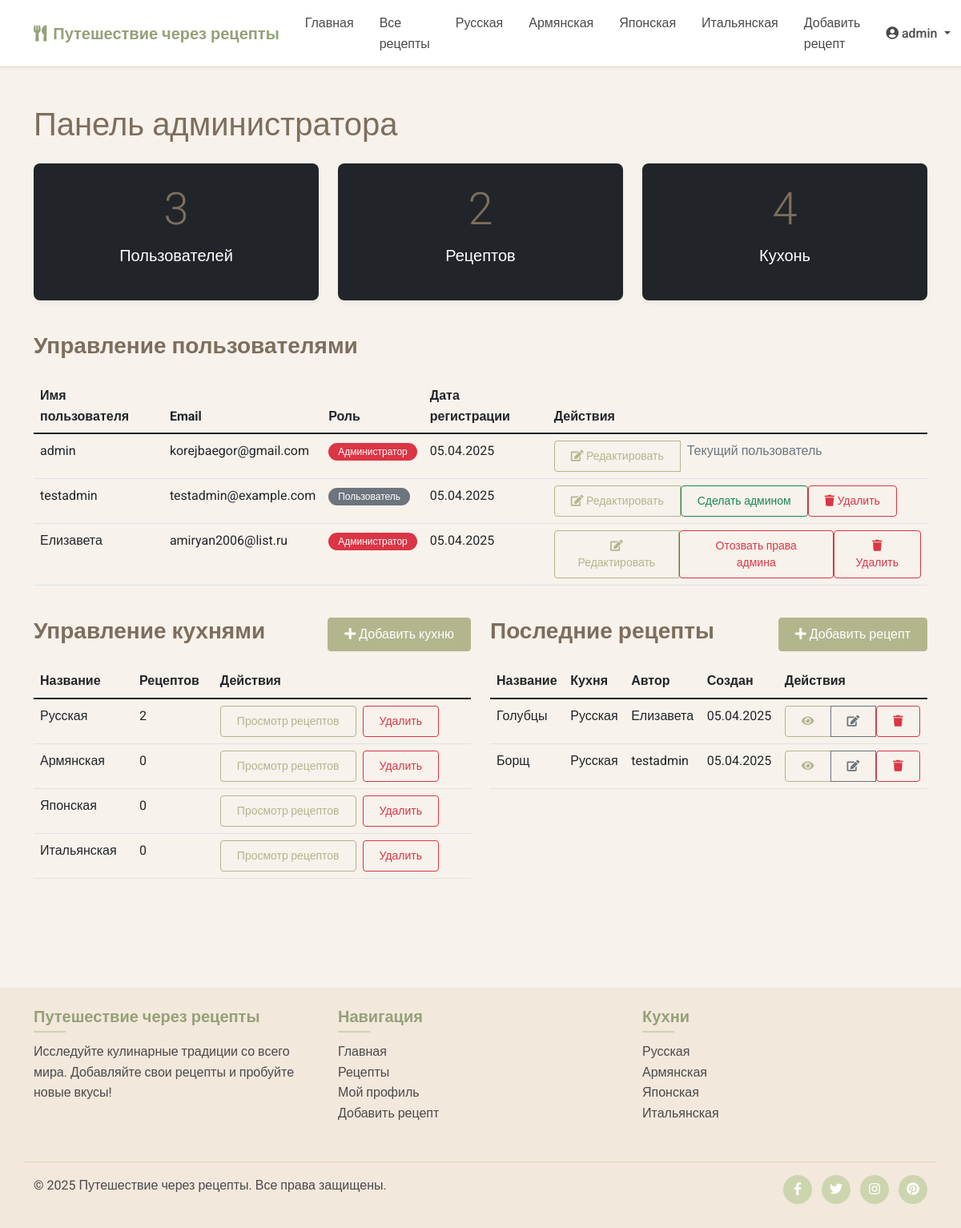
Page /admin (signed in) on the earlier database version.
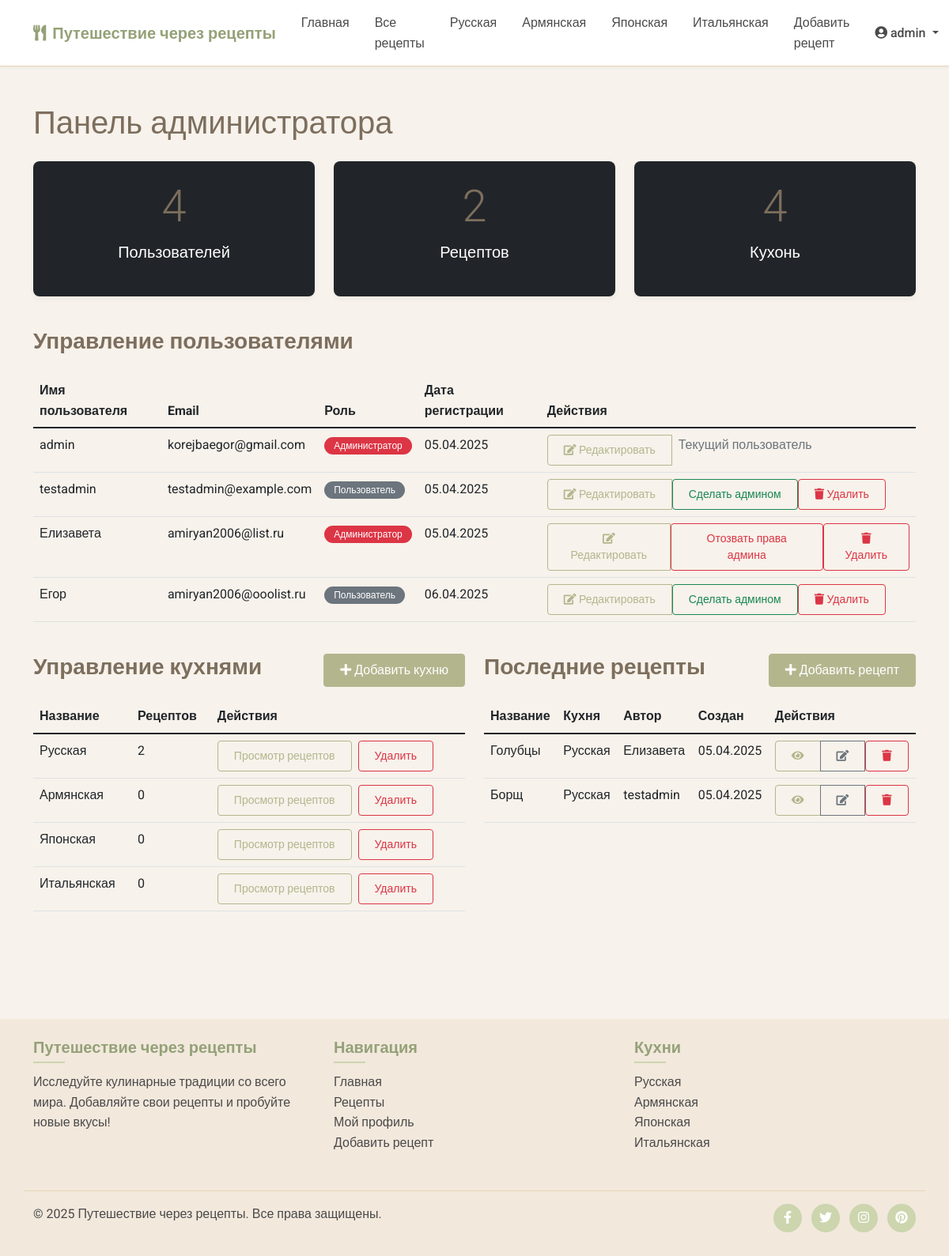
Same page on the later database version.
### models.py (models this page shows, shortened)
class Cuisine(db.Model):
    id = db.Column(db.Integer, primary_key=True)
    name = db.Column(db.String(64), unique=True, nullable=False)
    description = db.Column(db.Text)
    recipes = db.relationship('Recipe', backref='cuisine', lazy='dynamic')

class User(UserMixin, db.Model):
    id = db.Column(db.Integer, primary_key=True)
    username = db.Column(db.String(64), unique=True, nullable=False)
    email = db.Column(db.String(120), unique=True, nullable=False)
    password_hash = db.Column(db.String(256), nullable=False)
    is_admin = db.Column(db.Boolean, default=False)
    date_joined = db.Column(db.DateTime, default=datetime.utcnow)
    avatar = db.Column(db.String(256), default='default_avatar.png')  # URL или путь к аватарке пользователя
    bio = db.Column(db.Text, nullable=True)  # Биография пользователя
    recipes = db.relationship('Recipe', backref='author', lazy='dynamic', cascade='all, delete-orphan')
    favorites = db.relationship('Favorite', backref='user', lazy='dynamic', cascade='all, delete-orphan')
    comments = db.relationship('Comment', backref='author', lazy='dynamic', cascade='all, delete-orphan')
    ratings = db.relationship('Rating', backref='user', lazy='dynamic', cascade='all, delete-orphan')

class Recipe(db.Model):
    id = db.Column(db.Integer, primary_key=True)
    title = db.Column(db.String(128), nullable=False)
    description = db.Column(db.Text)
    ingredients = db.Column(db.Text, nullable=False)
    instructions = db.Column(db.Text, nullable=False)
    prep_time = db.Column(db.Integer)  # в минутах
    cook_time = db.Column(db.Integer)  # в минутах
    servings = db.Column(db.Integer)
    difficulty = db.Column(db.String(20))  # Легкий, Средний, Сложный
    created_at = db.Column(db.DateTime, default=datetime.utcnow)
    updated_at = db.Column(db.DateTime, default=datetime.utcnow, onupdate=datetime.utcnow)
    user_id = db.Column(db.Integer, db.ForeignKey('user.id'))
    cuisine_id = db.Column(db.Integer, db.ForeignKey('cuisine.id'))
    favorites = db.relationship('Favorite', backref='recipe', lazy='dynamic', cascade='all, delete-orphan')
    comments = db.relationship('Comment', backref='recipe', lazy='dynamic', cascade='all, delete-orphan')
    ratings = db.relationship('Rating', backref='recipe', lazy='dynamic', cascade='all, delete-orphan')
    photos = db.relationship('RecipePhoto', backref='recipe', lazy='dynamic', cascade='all, delete-orphan')

### routes.py (the view)
@app.route('/admin')
@login_required
def admin_dashboard():
    if not current_user.is_admin:
        abort(403)  # Forbidden
    users = User.query.all()
    recipes = Recipe.query.order_by(Recipe.created_at.desc()).all()
    cuisines = Cuisine.query.all()
    return render_template('admin_dashboard.html', users=users, recipes=recipes, cuisines=cuisines)

### app.py (called while the page is built)
@login_manager.user_loader
def load_user(user_id):
    from models import User
    return User.query.get(int(user_id))

### routes.py (called while the page is built)
@app.before_request
def load_global_data():
    g.all_cuisines = Cuisine.query.all()

### templates/admin_dashboard.html (shortened to what the changed rows need)
{% extends 'base.html' %}
{% block content %}
<div class="container py-5">
    <h1 class="mb-4">Панель администратора</h1>
    <div class="row mb-4">
        <div class="col-md-4 mb-3">
            <div class="card text-white bg-dark h-100">
                <div class="card-body text-center">
                    <h2 class="display-4">{{ users|length }}</h2>
                    <p class="lead">Пользователей</p>
                </div>
            </div>
        </div>
        <div class="col-md-4 mb-3">
            <div class="card text-white bg-dark h-100">
                <div class="card-body text-center">
                    <h2 class="display-4">{{ recipes|length }}</h2>
                </div>
            </div>
        </div>
        <div class="col-md-4 mb-3">
            <div class="card text-white bg-dark h-100">
                <div class="card-body text-center">
                    <h2 class="display-4">{{ cuisines|length }}</h2>
                </div>
            </div>
        </div>
    </div>
    <div class="row">
        <div class="col-md-12 mb-4">
            <div class="admin-card">
                <div class="table-responsive">
                    <table class="table table-hover">
                        <thead>
                            <tr>
                                <th>Имя пользователя</th>
                                <th>Email</th>
                                <th>Роль</th>
                                <th>Дата регистрации</th>
                                <th>Действия</th>
                            </tr>
                        </thead>
                        <tbody>
                            {% for user in users %}
                                <tr>
                                    <td>{{ user.username }}</td>
                                    <td>{{ user.email }}</td>
                                    <td>
                                        {% if user.is_admin %}
                                            <span class="badge bg-danger">Администратор</span>
                                        {% else %}
                                            <span class="badge bg-secondary">Пользователь</span>
                                        {% endif %}
                                    </td>
                                    <td>{{ user.date_joined.strftime('%d.%m.%Y') }}</td>
                                    <td>
                                        <div class="btn-group">
                                            <a href="{{ url_for('admin_edit_user', user_id=user.id) }}" class="btn btn-sm btn-outline-primary">
                                                <i class="fas fa-edit"></i> Редактировать
                                            </a>
                                            {% if user.id != current_user.id %}
                                                <form action="{{ url_for('toggle_admin', user_id=user.id) }}" method="POST" class="d-inline">
                                                    <button type="submit" class="btn btn-sm {% if user.is_admin %}btn-outline-danger{% else %}btn-outline-success{% endif %}">
                                                        {% if user.is_admin %}
                                                            Отозвать права админа
                                                        {% else %}
                                                            Сделать админом
                                                        {% endif %}
                                                    </button>
                                                </form>
                                                <form action="{{ url_for('admin_delete_user', user_id=user.id) }}" method="POST" class="d-inline" onsubmit="return confirm('Вы уверены, что хотите удалить пользователя {{ user.username }}? Это действие нельзя отменить.')">
                                                    <button type="submit" class="btn btn-sm btn-outline-danger">
                                                        <i class="fas fa-trash"></i> Удалить
                                                    </button>
                                                </form>
                                            {% else %}
                                                <span class="text-muted ps-2">Текущий пользователь</span>
                                            {% endif %}
                                        </div>
                                    </td>
                                </tr>
                            {% endfor %}
                        </tbody>
                    </table>
                </div>
            </div>
        </div>
        <div class="col-md-6 mb-4">
            <div class="admin-card">
                <div class="table-responsive">
                    <table class="table table-hover">
                        <thead>
                            <tr>
                                <th>Название</th>
                                <th>Рецептов</th>
                                <th>Действия</th>
                            </tr>
                        </thead>
                        <tbody>
                            {% for cuisine in cuisines %}
                                <tr>
                                    <td>{{ cuisine.name }}</td>
                                    <td>{{ cuisine.recipes.count() }}</td>
                                    <td>
                                        <a href="{{ url_for('cuisine_recipes', cuisine_id=cuisine.id) }}" class="btn btn-sm btn-outline-primary">
                                            Просмотр рецептов
                                        </a>
                                        <form action="{{ url_for('delete_cuisine', cuisine_id=cuisine.id) }}" method="POST" class="d-inline" onsubmit="return confirm('Вы уверены, что хотите удалить кухню {{ cuisine.name }}?')">
                                            <button type="submit" class="btn btn-sm btn-outline-danger ms-1">
                                                Удалить
                                            </button>
                                        </form>
                                    </td>
                                </tr>
                            {% endfor %}
                        </tbody>
                    </table>
                </div>
            </div>
        </div>
        <div class="col-md-6 mb-4">
            <div class="admin-card">
                <div class="table-responsive">
                    <table class="table table-hover">
                        <thead>
                            <tr>
                                <th>Название</th>
                                <th>Кухня</th>
                                <th>Автор</th>
                                <th>Создан</th>
                                <th>Действия</th>
                            </tr>
                        </thead>
                        <tbody>
                            {% for recipe in recipes[:10] %}
                                <tr>
                                    <td>{{ recipe.title }}</td>
                                    <td>{{ recipe.cuisine.name }}</td>
                                    <td>{{ recipe.author.username }}</td>
                                    <td>{{ recipe.created_at.strftime('%d.%m.%Y') }}</td>
                                    <td>
                                        <div class="btn-group">
                                            <a href="{{ url_for('recipe_detail', recipe_id=recipe.id) }}" class="btn btn-sm btn-outline-primary">
                                                <i class="fas fa-eye"></i>
                                            </a>
                                            <a href="{{ url_for('edit_recipe', recipe_id=recipe.id) }}" class="btn btn-sm btn-outline-secondary">
                                                <i class="fas fa-edit"></i>
                                            </a>
                                            <form action="{{ url_for('delete_recipe', recipe_id=recipe.id) }}" method="POST" class="d-inline" onsubmit="return confirm('Вы уверены, что хотите удалить рецепт {{ recipe.title }}?')">
                                                <button type="submit" class="btn btn-sm btn-outline-danger">
                                                    <i class="fas fa-trash"></i>
                                                </button>
                                            </form>
                                        </div>
                                    </td>
                                </tr>
                            {% endfor %}
                        </tbody>
                    </table>
                </div>
            </div>
        </div>
    </div>
</div>
{% endblock %}

### templates/base.html (shortened to what the changed rows need)
<!DOCTYPE html>
<html lang="ru">
<head>
    <link href="https://cdn.jsdelivr.net/npm/bootstrap@5.1.3/dist/css/bootstrap.min.css" rel="stylesheet">
    <link rel="stylesheet" href="https://cdnjs.cloudflare.com/ajax/libs/font-awesome/5.15.4/css/all.min.css">
    <link rel="stylesheet" href="{{ url_for('static', filename='css/main.css') }}">
</head>
<body>
    <nav class="navbar navbar-expand-lg navbar-light sticky-top">
        <div class="container">
            <div class="collapse navbar-collapse" id="navbarNav">
                <ul class="navbar-nav me-auto">
                    {% for cuisine in g.all_cuisines %}
                    <li class="nav-item">
                        <a class="nav-link {% if request.path == url_for('cuisine_recipes', cuisine_id=cuisine.id) %}active{% endif %}" href="{{ url_for('cuisine_recipes', cuisine_id=cuisine.id) }}">{{ cuisine.name }}</a>
                    </li>
                    {% endfor %}
                </ul>
                <div class="navbar-nav">
                    {% if current_user.is_authenticated %}
                        <div class="nav-item dropdown">
                            <a class="nav-link dropdown-toggle" href="#" id="userDropdown" role="button" data-bs-toggle="dropdown" aria-expanded="false">
                                <i class="fas fa-user-circle me-1"></i>{{ current_user.username }}
                            </a>
                        </div>
                    {% else %}
                        <a class="nav-link" href="{{ url_for('login') }}">Вход</a>
                        <a class="nav-link" href="{{ url_for('register') }}">Регистрация</a>
                    {% endif %}
                </div>
            </div>
        </div>
    </nav>
    {% block content %}{% endblock %}
    <footer class="footer py-4 mt-5">
        <div class="container">
            <div class="row">
                <div class="col-md-4">
                    <ul class="list-unstyled">
                        {% for cuisine in g.all_cuisines %}
                            <li><a href="{{ url_for('cuisine_recipes', cuisine_id=cuisine.id) }}">{{ cuisine.name }}</a></li>
                        {% endfor %}
                    </ul>
                </div>
            </div>
        </div>
    </footer>
</body>
</html>

Differences in the rows shown:
added User: username "Егор", email "amiryan2006@ooolist.ru", is_admin "Пользователь", date_joined "06.04.2025"
Other differences:
{{ users|length }}: "3" → "4"
